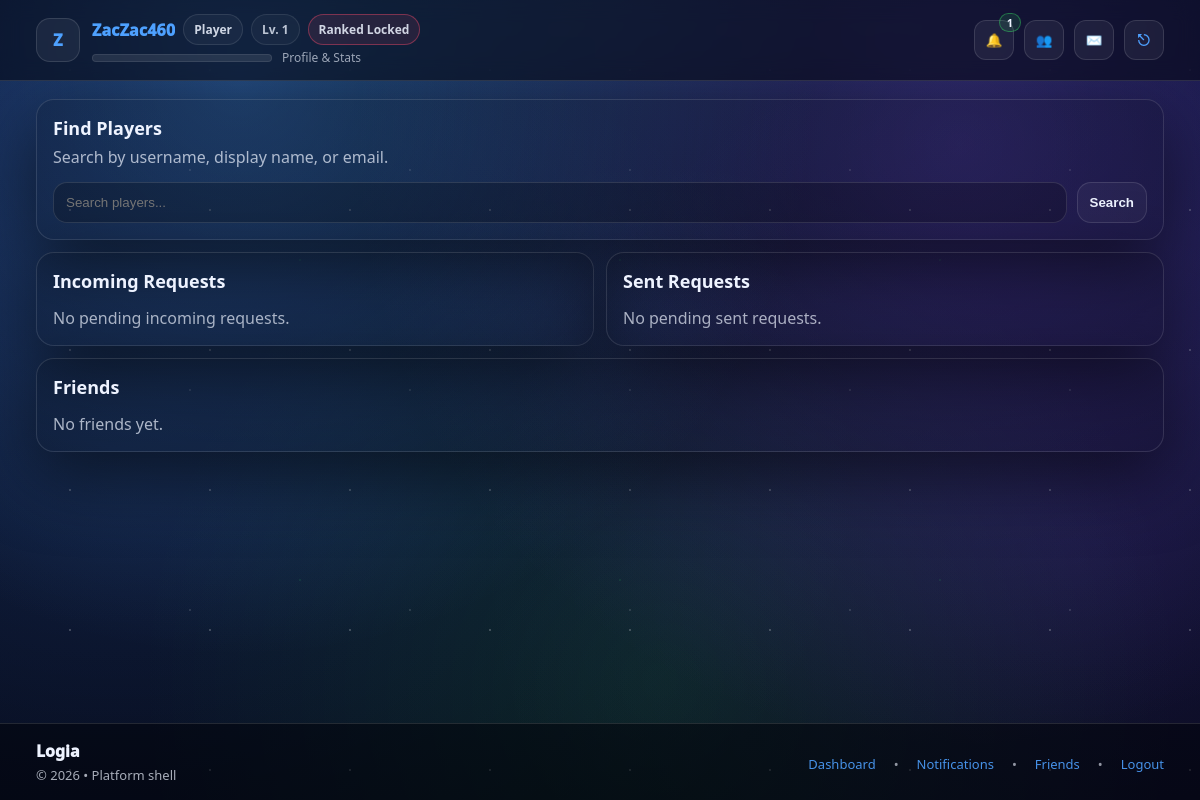
/friends.php (signed in), run on an earlier commit of the app's database.
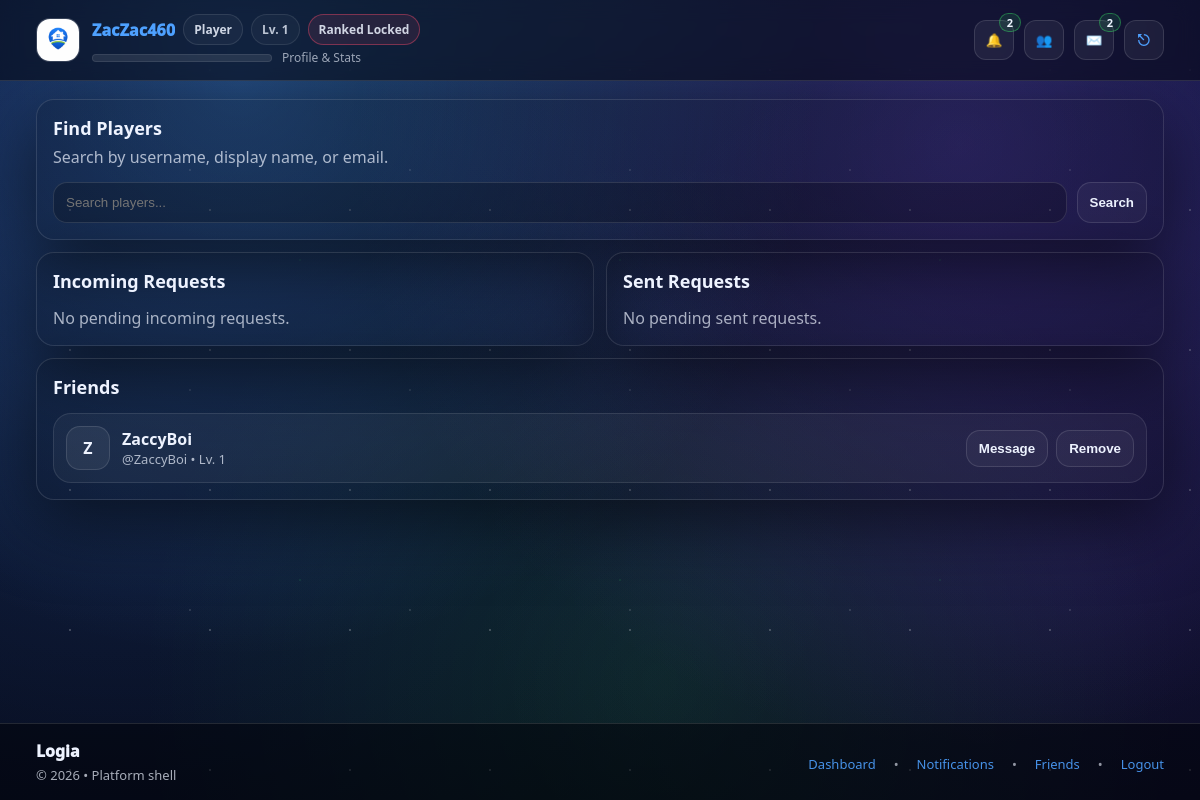
And on a later commit of the database.
### tables this page shows
CREATE TABLE `friends` (
  `id` int NOT NULL,
  `user_one` bigint UNSIGNED NOT NULL,
  `user_two` bigint UNSIGNED NOT NULL,
  `created_at` datetime DEFAULT CURRENT_TIMESTAMP
);

CREATE TABLE `users` (
  `id` bigint UNSIGNED NOT NULL,
  `username` varchar(32) NOT NULL,
  `email` varchar(255) NOT NULL,
  `password_hash` varchar(255) NOT NULL,
  `display_name` varchar(64) DEFAULT NULL,
  `email_verified_at` datetime DEFAULT NULL,
  `approval_status` enum('pending','approved','rejected') NOT NULL DEFAULT 'pending',
  `approved_by` bigint UNSIGNED DEFAULT NULL,
  `approved_at` datetime DEFAULT NULL,
  `rejected_reason` varchar(255) DEFAULT NULL,
  `is_active` tinyint(1) NOT NULL DEFAULT '1',
  `is_guest` tinyint(1) NOT NULL DEFAULT '0',
  `banned_until` datetime DEFAULT NULL,
  `bank_link_status` enum('none','pending','linked','failed') NOT NULL DEFAULT 'none',
  `bank_linked_at` datetime DEFAULT NULL,
  `appearance_mode` enum('default','dark','light') NOT NULL DEFAULT 'default',
  `last_login_at` datetime DEFAULT NULL,
  `created_at` datetime NOT NULL DEFAULT CURRENT_TIMESTAMP,
  `updated_at` datetime NOT NULL DEFAULT CURRENT_TIMESTAMP ON UPDATE CURRENT_TIMESTAMP,
  `level` int DEFAULT '1',
  `exp` int DEFAULT '0',
  `exp_to_next` int DEFAULT '100',
  `credits` int DEFAULT '0',
  `matches_played` int DEFAULT '0',
  `matches_won` int DEFAULT '0',
  `bio` text,
  `avatar_path` varchar(255) DEFAULT NULL,
  `favorite_deck` varchar(100) DEFAULT NULL,
  `tagline` varchar(120) DEFAULT NULL
);

### includes/helpers.php (called while the page is built, shortened)
<?php
function h($s): string {
  return htmlspecialchars((string)$s, ENT_QUOTES, 'UTF-8');
}
function base_path(): string {
  $script = $_SERVER['SCRIPT_NAME'] ?? '';
  $dir = rtrim(str_replace('\\', '/', dirname($script)), '/');
  return $dir;
}

### includes/auth.php (called while the page is built, shortened)
<?php
require_once __DIR__ . '/helpers.php';
function current_user(): ?array {
  return $_SESSION['user'] ?? null;
}

### includes/friends_helpers.php (called while the page is built, shortened)
<?php
require_once __DIR__ . '/helpers.php';
function fetch_friends(mysqli $mysqli, int $userId, int $limit = 50): array {
  $stmt = $mysqli->prepare("
    SELECT
      f.id,
      f.created_at,
      u.id AS friend_id,
      u.username,
      u.display_name,
      u.avatar_path,
      u.tagline,
      u.level
    FROM friends f
    JOIN users u
      ON u.id = CASE
        WHEN f.user_one = ? THEN f.user_two
        ELSE f.user_one
      END
    WHERE f.user_one = ? OR f.user_two = ?
    ORDER BY f.created_at DESC
    LIMIT ?
  ");
  $stmt->bind_param("iiii", $userId, $userId, $userId, $limit);
  $stmt->execute();
  $rows = $stmt->get_result()->fetch_all(MYSQLI_ASSOC);
  return $rows;
}

### includes/messages_helpers.php (called while the page is built, shortened)
<?php
require_once __DIR__ . '/helpers.php';
require_once __DIR__ . '/friends_helpers.php';
function fetch_user_conversations(mysqli $mysqli, int $userId, int $limit = 20): array {
  $stmt = $mysqli->prepare("
    SELECT
      c.id AS conversation_id,
      MAX(m.id) AS last_message_id,
      MAX(m.created_at) AS last_message_at
    FROM conversation_members cm
    JOIN conversations c ON c.id = cm.conversation_id
    LEFT JOIN messages m ON m.conversation_id = c.id
    WHERE cm.user_id = ?
    GROUP BY c.id
    ORDER BY last_message_at DESC, c.id DESC
    LIMIT ?
  ");
  $stmt->bind_param("ii", $userId, $limit);
  $stmt->execute();
  $baseRows = $stmt->get_result()->fetch_all(MYSQLI_ASSOC);
  $rows = [];
  foreach ($baseRows as $row) {
    $conversationId = (int)$row['conversation_id'];
    $stmt = $mysqli->prepare("
      SELECT u.id, u.username, u.display_name, u.avatar_path, u.tagline
      FROM conversation_members cm
      JOIN users u ON u.id = cm.user_id
      WHERE cm.conversation_id = ? AND cm.user_id <> ?
      LIMIT 1
    ");
    $stmt->bind_param("ii", $conversationId, $userId);
    $stmt->execute();
    $other = $stmt->get_result()->fetch_assoc();
    $stmt = $mysqli->prepare("
      SELECT id, sender_id, body, created_at
      FROM messages
      WHERE conversation_id = ?
      ORDER BY id DESC
      LIMIT 1
    ");
    $stmt->bind_param("i", $conversationId);
    $stmt->execute();
    $lastMessage = $stmt->get_result()->fetch_assoc();
    $stmt = $mysqli->prepare("
      SELECT cm.last_read_message_id
      FROM conversation_members cm
      WHERE cm.conversation_id = ? AND cm.user_id = ?
      LIMIT 1
    ");
    $stmt->bind_param("ii", $conversationId, $userId);
    $stmt->execute();
    $member = $stmt->get_result()->fetch_assoc();
    $lastReadId = (int)($member['last_read_message_id'] ?? 0);
    $stmt = $mysqli->prepare("
      SELECT COUNT(*) AS c
      FROM messages
      WHERE conversation_id = ?
        AND sender_id <> ?
        AND id > ?
    ");
    $stmt->bind_param("iii", $conversationId, $userId, $lastReadId);
    $stmt->execute();
    $unread = (int)($stmt->get_result()->fetch_assoc()['c'] ?? 0);
    $rows[] = [
      'conversation_id' => $conversationId,
      'other_user'      => $other ?: [],
      'last_message'    => $lastMessage ?: [],
      'unread_count'    => $unread,
    ];
  }
  return $rows;
}
function count_unread_direct_messages(mysqli $mysqli, int $userId): int {
  $stmt = $mysqli->prepare("
    SELECT COALESCE(SUM(x.unread_count), 0) AS total_unread
    FROM (
      SELECT COUNT(m.id) AS unread_count
      FROM conversation_members cm
      JOIN messages m ON m.conversation_id = cm.conversation_id
      WHERE cm.user_id = ?
        AND m.sender_id <> ?
        AND m.id > COALESCE(cm.last_read_message_id, 0)
      GROUP BY cm.conversation_id
    ) x
  ");
  $stmt->bind_param("ii", $userId, $userId);
  $stmt->execute();
  $total = (int)($stmt->get_result()->fetch_assoc()['total_unread'] ?? 0);
  return $total;
}

### includes/ui.php (the view, shortened to what the changed rows need)
<?php
require_once __DIR__ . '/helpers.php';
require_once __DIR__ . '/auth.php';
require_once __DIR__ . '/friends_helpers.php';
require_once __DIR__ . '/messages_helpers.php';
function count_unread_notifications(mysqli $mysqli, int $user_id): int {
  $stmt = $mysqli->prepare("
    SELECT COUNT(*) c
    FROM dashboard_notifications
    WHERE user_id = ? AND is_read = 0
  ");
  $stmt->bind_param("i", $user_id);
  $stmt->execute();
  $c = (int)($stmt->get_result()->fetch_assoc()['c'] ?? 0);
  return $c;
}
function ranked_requirements(mysqli $mysqli, array $u): array {
  $uid = (int)$u['id'];
  $stmt = $mysqli->prepare("SELECT is_enabled FROM two_factor_secrets WHERE user_id = ? LIMIT 1");
  $stmt->bind_param("i", $uid);
  $stmt->execute();
  $twofa = (int)($stmt->get_result()->fetch_assoc()['is_enabled'] ?? 0);
  $email_ok = !empty($u['email_verified_at']);
  $bank_ok  = (($u['bank_link_status'] ?? 'none') === 'linked');
  $twofa_ok = ($twofa === 1);
  return [
    'email_ok'  => $email_ok,
    'bank_ok'   => $bank_ok,
    'twofa_ok'  => $twofa_ok,
    'ranked_ok' => (($u['approval_status'] ?? '') === 'approved') && $email_ok && $bank_ok && $twofa_ok
  ];
}
function ui_appearance_mode(array $u): string {
  $mode = (string)($u['appearance_mode'] ?? 'default');
  return $mode;
}
function ui_header(string $title = 'Dashboard', bool $is_hub = true): void {
  global $mysqli;
  $bp = base_path();
  $u  = current_user();
  $uid = (int)$u['id'];
  $unread = count_unread_notifications($mysqli, $uid);
  $is_guest = ((int)($u['is_guest'] ?? 0) === 1);
  $mail_threads    = $is_guest ? [] : fetch_user_conversations($mysqli, $uid, 6);
  $mail_unread     = $is_guest ? 0 : count_unread_direct_messages($mysqli, $uid);
  ?>
<!doctype html>
<html lang="en">
<head>
  <link rel="stylesheet" href="<?= h($bp) ?>/assets/style.css"/>
  <link rel="stylesheet" href="<?= h($bp) ?>/assets/hub.css"/>
  <link rel="stylesheet" href="<?= h($bp) ?>/assets/userstyle.css"/>
</head>
<body class="<?= $is_hub ? 'hub' : '' ?>" data-appearance="<?= h(ui_appearance_mode($u)) ?>">
<header class="topnav">
  <div class="topnav__inner" style="display:flex; align-items:center; justify-content:space-between; gap:14px;">
    <a href="<?= h($bp) ?>/profile.php" title="Profile & Stats" style="display:flex; align-items:center; gap:12px; text-decoration:none;">
      <?php $navAvatar = trim((string)($u['avatar_path'] ?? '')); ?>
      <?php if ($navAvatar !== ''): ?>
        <img
          src="<?= h($bp . '/' . ltrim($navAvatar, '/')) ?>"
          alt="Profile Avatar"
          style="width:44px; height:44px; border-radius:14px; object-fit:cover; border:1px solid rgba(255,255,255,.12); background: rgba(255,255,255,.06); display:block;"
        >
      <?php else: ?>
        <div style="width:44px; height:44px; border-radius:14px; display:grid; place-items:center; border:1px solid rgba(255,255,255,.12); background: rgba(255,255,255,.06); font-weight:950;">
          <?= h(strtoupper(substr((string)$u['username'], 0, 1))) ?>
        </div>
      <?php endif; ?>
      <div style="display:grid; gap:4px; min-width:0;">
        <div style="display:flex; align-items:center; gap:8px; flex-wrap:wrap; min-width:0;">
        </div>
        <div style="display:flex; align-items:center; gap:10px; opacity:.9;">
        </div>
      </div>
    </a>
    <div class="md-icons">
      <div class="md-ico-wrap" data-dd-wrap>
        <button class="md-ico" type="button" data-dd-btn="notif" title="Notifications">🔔</button>
        <?php if ($unread > 0): ?>
          <span class="md-badge"><?= (int)$unread ?></span>
        <?php endif; ?>
      </div>
      <div class="md-ico-wrap" data-dd-wrap>
        <?php if (!$is_guest): ?>
          <button class="md-ico" type="button" data-dd-btn="mail" title="Messages">✉️</button>
          <?php if ($mail_unread > 0): ?>
            <span class="md-badge"><?= (int)$mail_unread ?></span>
          <?php endif; ?>
        <?php else: ?>
          <div class="md-ico" style="opacity:.55; cursor:not-allowed;" title="Messages (Guest)">✉️</div>
        <?php endif; ?>
      </div>
    </div>
  </div>
</header>
<main class="container" style="padding-top:18px;">
<?php
}
function ui_footer(): void {
  ?>
</main>
</body>
</html>
<?php
}

### friends.php (shortened to what the changed rows need)
<?php
require_once __DIR__ . "/includes/helpers.php";
require_once __DIR__ . "/includes/auth.php";
require_once __DIR__ . "/includes/ui.php";
require_once __DIR__ . "/includes/friends_helpers.php";
$u  = current_user();
$bp = base_path();
$userId = (int)$u['id'];
$friends         = fetch_friends($mysqli, $userId, 100);
ui_header("Friends");
?>
<section class="section" style="padding-top:0;">
  <div style="display:grid; gap:12px;">
    <div class="card" style="padding:16px;">
      <div style="display:grid; gap:10px; margin-top:14px;">
        <?php if (!$friends): ?>
          <div style="color:var(--muted);">No friends yet.</div>
        <?php else: ?>
          <?php foreach ($friends as $f): ?>
            <?php
              $friendId = (int)$f['friend_id'];
              $displayName = trim((string)($f['display_name'] ?? ''));
              $username = (string)($f['username'] ?? 'Player');
              $showName = $displayName !== '' ? $displayName : $username;
            ?>
            <div class="card-soft" style="padding:12px; display:flex; gap:12px; align-items:center; justify-content:space-between; flex-wrap:wrap;">
              <div style="display:flex; gap:12px; align-items:center; min-width:0;">
                <div style="width:44px; height:44px; border-radius:14px; overflow:hidden; border:1px solid rgba(255,255,255,.12); background:rgba(255,255,255,.06); display:grid; place-items:center; font-weight:900;">
                  <?php if (!empty($f['avatar_path'])): ?>
                    <img src="<?= h($bp . '/' . ltrim((string)$f['avatar_path'], '/')) ?>" alt="" style="width:100%; height:100%; object-fit:cover;">
                  <?php else: ?>
                    <?= h(strtoupper(substr($username, 0, 1))) ?>
                  <?php endif; ?>
                </div>
                <div style="min-width:0;">
                  <div style="font-weight:900;"><?= h($showName) ?></div>
                  <div style="color:var(--muted); font-size:13px;">@<?= h($username) ?> • Lv. <?= (int)($f['level'] ?? 1) ?></div>
                </div>
              </div>
              <div style="display:flex; gap:8px; flex-wrap:wrap;">
                <button
                    type="button"
                    class="btn btn-ghost"
                    data-chat-open="1"
                    data-user-id="<?= $friendId ?>">
                    Message
                </button>
                <form method="post">
                  <button class="btn btn-ghost" type="submit">Remove</button>
                </form>
              </div>
            </div>
          <?php endforeach; ?>
        <?php endif; ?>
      </div>
    </div>
  </div>
</section>
<?php ui_footer(); ?>

What changed in the data, as far as the page shows it:
added friends: user_two.username "Z", user_two.display_name "ZaccyBoi", user_two.username "ZaccyBoi", user_two.level "1"
Also different on the page:
$unread: "1" → "2"
$mail_unread: (not shown) → "2"
substr((string)$u['username'], 0, 1): "Z" → (not shown)
text no longer shown: "No friends yet."
